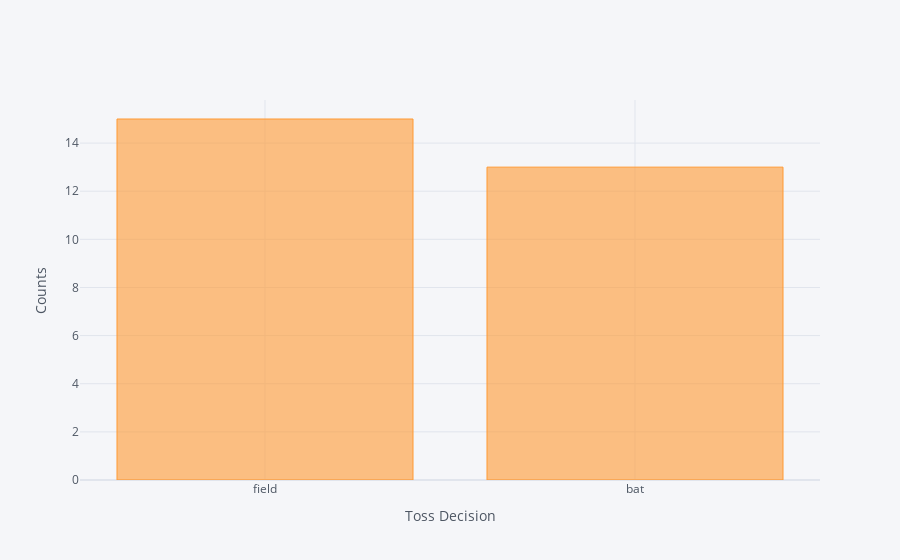

Write notebook code for a chart like this one.
### Code cell
micsk['toss_decision'].value_counts().iplot(kind = 'bar', xTitle = 'Toss Decision', yTitle = 'Counts')

### Figure 1 — Plotly figure (JSON) as saved in the notebook; plotly's stock layout.template omitted (floating-point values rounded to 4 significant figures)
{"data": [{"marker": {"color": "rgba(255, 153, 51, 0.6)", "line": {"color": "rgba(255, 153, 51, 1.0)", "width": 1}}, "name": "toss_decision", "orientation": "v", "text": "", "type": "bar", "x": ["field", "bat"], "y": [15, 13]}], "layout": {"legend": {"bgcolor": "#F5F6F9", "font": {"color": "#4D5663"}}, "paper_bgcolor": "#F5F6F9", "plot_bgcolor": "#F5F6F9", "title": {"font": {"color": "#4D5663"}}, "xaxis": {"gridcolor": "#E1E5ED", "showgrid": true, "tickfont": {"color": "#4D5663"}, "title": {"font": {"color": "#4D5663"}, "text": "Toss Decision"}, "zerolinecolor": "#E1E5ED"}, "yaxis": {"gridcolor": "#E1E5ED", "showgrid": true, "tickfont": {"color": "#4D5663"}, "title": {"font": {"color": "#4D5663"}, "text": "Counts"}, "zerolinecolor": "#E1E5ED"}}}
